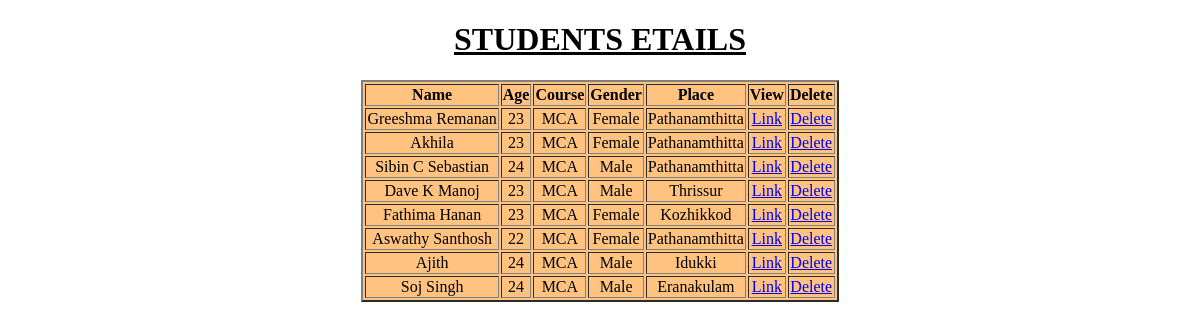
The app's page /std/all with its own data.
### Work/models.py (models this page shows)
class Students(models.Model):
    name=models.CharField(max_length=30)
    age=models.PositiveIntegerField()
    course=models.CharField(max_length=30)
    gender=models.CharField(max_length=30)
    place=models.CharField(max_length=30)

### Work/views.py (the view)
# urls.py: path('std/all',Studentlist.as_view(),name='std-al'),
class Studentlist(View):
    def get(self,request):
        data=Students.objects.all()
        return render(request,'stdlist.html',{'data':data})

### Work/templates/stdlist.html (shortened to what this page needs)
<!DOCTYPE html>
<html lang="en">
<head>
</head>
<body>
    <table border="2" align="center">
        <u><h1 style="text-align: center;">STUDENTS ETAILS</h1></u>
        <tr>
            <th>Name</th>
            <th>Age</th>
            <th>Course</th>
            <th>Gender</th>
            <th>Place</th>
            <th>View</th>
            <th>Delete</th>
       </tr>
    {%for std in data%}
    <tr>
    <td>{{std.name}}</td>
    <td>{{std.age}}</td>
    <td>{{std.course}}</td>
    <td>{{std.gender}}</td>
    <td>{{std.place}}</td>
    <td>
        <a href="{% url 'std-det' std.id %}">Link</a>
        </td>
        <td>
         <a href="{% url 'std-del' std.id %}">Delete</a>
    </td>
    </tr>
    {%endfor%}
</table>
</body>
</html>

### Work/templates/stdlist.html (style rules this page uses)
table { background-color: rgb(255, 195, 127); margin: auto; }
table { text-align: center; }

### records on screen
Students: name "Greeshma Remanan", age "23", course "MCA", gender "Female", place "Pathanamthitta"
Students: name "Akhila", age "23", course "MCA", gender "Female", place "Pathanamthitta"
Students: name "Sibin C Sebastian", age "24", course "MCA", gender "Male", place "Pathanamthitta"
Students: name "Dave K Manoj", age "23", course "MCA", gender "Male", place "Thrissur"
Students: name "Fathima Hanan", age "23", course "MCA", gender "Female", place "Kozhikkod"
Students: name "Aswathy Santhosh", age "22", course "MCA", gender "Female", place "Pathanamthitta"
Students: name "Ajith", age "24", course "MCA", gender "Male", place "Idukki"
Students: name "Soj Singh", age "24", course "MCA", gender "Male", place "Eranakulam"
